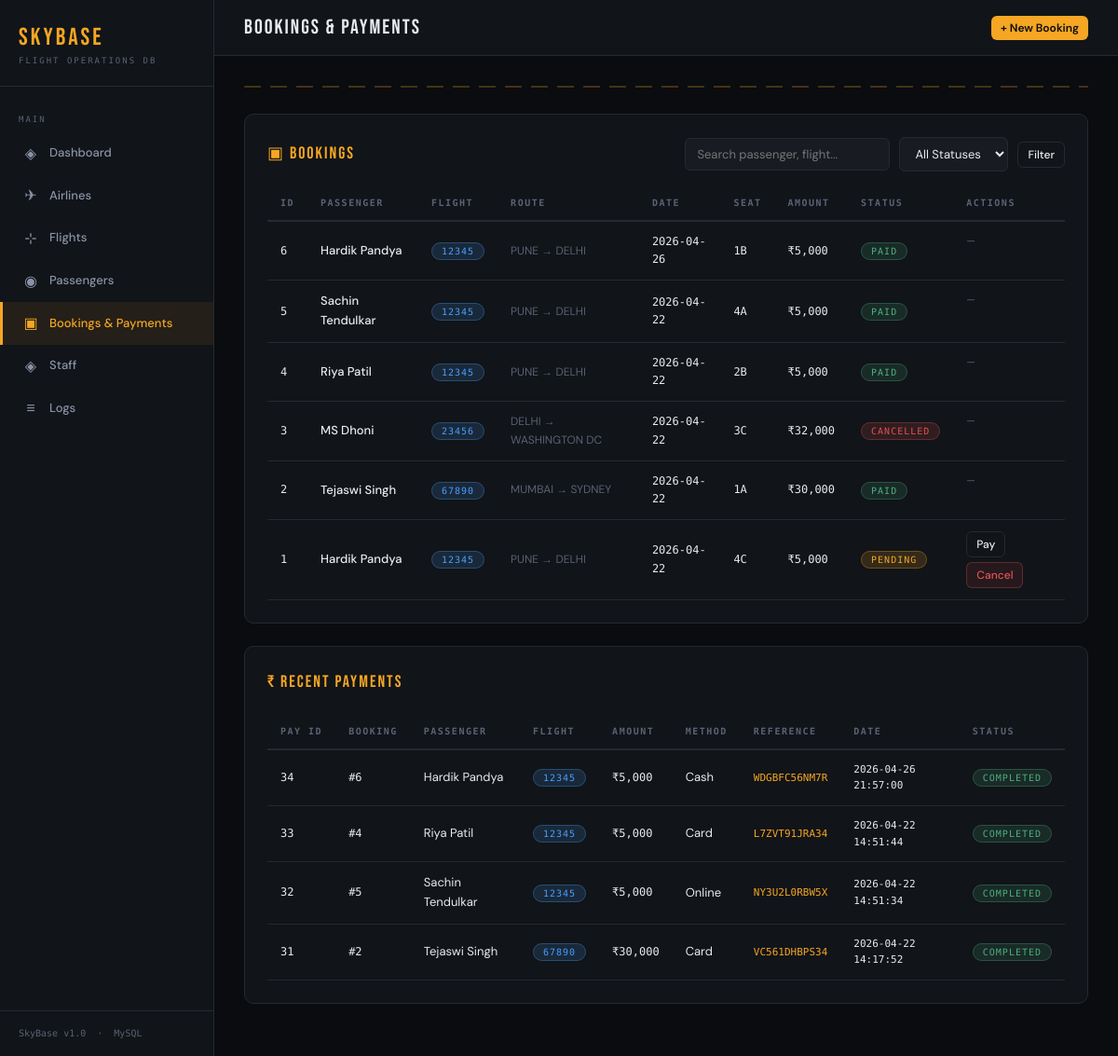
The page /bookings.php on the database its author committed.
### tables this page shows
CREATE TABLE `bookings` (
  `id` bigint unsigned NOT NULL AUTO_INCREMENT,
  `passenger_id` bigint unsigned NOT NULL,
  `flight_id` bigint unsigned NOT NULL,
  `booking_date` date NOT NULL,
  `status` varchar(255) NOT NULL DEFAULT 'Pending',
  `seat_no` varchar(255) DEFAULT NULL,
  `num_tickets` int NOT NULL DEFAULT '1',
  `amount` decimal(10,2) NOT NULL DEFAULT '0.00',
  `created_at` timestamp NULL DEFAULT NULL,
  `updated_at` timestamp NULL DEFAULT NULL,
  PRIMARY KEY (`id`),
  KEY `passenger_id` (`passenger_id`),
  KEY `flight_id` (`flight_id`),
  CONSTRAINT `bookings_ibfk_1` FOREIGN KEY (`passenger_id`) REFERENCES `passengers` (`id`) ON DELETE CASCADE,
  CONSTRAINT `bookings_ibfk_2` FOREIGN KEY (`flight_id`) REFERENCES `flights` (`id`) ON DELETE CASCADE
);

CREATE TABLE `passengers` (
  `id` bigint unsigned NOT NULL AUTO_INCREMENT,
  `first_name` varchar(255) NOT NULL,
  `last_name` varchar(255) NOT NULL,
  `email` varchar(255) NOT NULL,
  `phone` varchar(255) NOT NULL,
  `date_of_birth` date NOT NULL,
  `passport_number` varchar(255) NOT NULL,
  `password` varchar(255) NOT NULL,
  `created_at` timestamp NULL DEFAULT NULL,
  `updated_at` timestamp NULL DEFAULT NULL,
  PRIMARY KEY (`id`),
  UNIQUE KEY `passengers_email_unique` (`email`),
  UNIQUE KEY `passengers_passport_number_unique` (`passport_number`)
);

CREATE TABLE `flights` (
  `id` bigint unsigned NOT NULL AUTO_INCREMENT,
  `flight_number` varchar(255) NOT NULL,
  `airline_id` bigint unsigned NOT NULL,
  `source_airport` varchar(255) NOT NULL,
  `destination_airport` varchar(255) NOT NULL,
  `price` decimal(10,2) NOT NULL DEFAULT '0.00',
  `scheduled_departure` datetime NOT NULL,
  `scheduled_arrival` datetime NOT NULL,
  `status` varchar(255) NOT NULL DEFAULT 'Scheduled',
  `created_at` timestamp NULL DEFAULT NULL,
  `updated_at` timestamp NULL DEFAULT NULL,
  PRIMARY KEY (`id`),
  UNIQUE KEY `flights_flight_number_unique` (`flight_number`),
  KEY `flights_airline_id_foreign` (`airline_id`),
  CONSTRAINT `flights_airline_id_foreign` FOREIGN KEY (`airline_id`) REFERENCES `airlines` (`id`) ON DELETE CASCADE
);

CREATE TABLE `payments` (
  `id` bigint unsigned NOT NULL AUTO_INCREMENT,
  `booking_id` bigint unsigned NOT NULL,
  `amount` decimal(8,2) NOT NULL,
  `payment_date` datetime NOT NULL,
  `payment_method` varchar(255) NOT NULL,
  `status` varchar(255) NOT NULL DEFAULT 'Completed',
  `payment_reference` varchar(12) NOT NULL,
  `created_at` timestamp NULL DEFAULT NULL,
  `updated_at` timestamp NULL DEFAULT NULL,
  PRIMARY KEY (`id`),
  UNIQUE KEY `payments_payment_reference_unique` (`payment_reference`),
  KEY `payments_booking_id_foreign` (`booking_id`),
  CONSTRAINT `payments_booking_id_foreign` FOREIGN KEY (`booking_id`) REFERENCES `bookings` (`id`) ON DELETE CASCADE
);

### bookings.php (the view, shortened to what this page needs)
<?php
require 'db.php';
require 'layout_top.php';
$search       = trim($_GET['q'] ?? '');
$sql = "SELECT b.*, p.first_name, p.last_name, f.flight_number, f.source_airport, f.destination_airport
        FROM bookings b
        JOIN passengers p ON p.id=b.passenger_id
        JOIN flights f ON f.id=b.flight_id
        WHERE 1=1";
$params = [];
$sql .= " ORDER BY b.id DESC";
$q = $pdo->prepare($sql); $q->execute($params);
$bookings = $q->fetchAll();
$payments = $pdo->query("SELECT py.*, b.seat_no, p.first_name, p.last_name, f.flight_number
    FROM payments py
    JOIN bookings b ON b.id=py.booking_id
    JOIN passengers p ON p.id=b.passenger_id
    JOIN flights f ON f.id=b.flight_id
    ORDER BY py.id DESC LIMIT 20")->fetchAll();
?>
<div class="topbar">
  <div class="topbar-title">Bookings & Payments</div>
  <div class="topbar-right">
    <button class="btn btn-primary btn-sm" onclick="openModal('addModal')">+ New Booking</button>
  </div>
</div>
<div class="content">
  <div class="runway-line"></div>
  <div class="card">
    <div class="flex-between" style="margin-bottom:16px">
      <div class="card-title" style="margin-bottom:0">▣ Bookings</div>
      <form method="GET" class="search-bar" style="margin:0">
        <input type="text" name="q" placeholder="Search passenger, flight..." value="<?= htmlspecialchars($search) ?>">
        <select name="status">
          <option value="">All Statuses</option>
        </select>
        <button class="btn btn-ghost btn-sm" type="submit">Filter</button>
      </form>
    </div>
    <div class="table-wrap">
      <table>
        <thead>
          <tr><th>ID</th><th>Passenger</th><th>Flight</th><th>Route</th><th>Date</th><th>Seat</th><th>Amount</th><th>Status</th><th>Actions</th></tr>
        </thead>
        <tbody>
          <?php if (empty($bookings)): ?>
          <tr><td colspan="9"><div class="empty-state"><div class="icon">▣</div><p>No bookings found.</p></div></td></tr>
          <?php else: foreach ($bookings as $b): ?>
          <tr>
            <td class="mono"><?= $b['id'] ?></td>
            <td style="font-weight:500"><?= htmlspecialchars($b['first_name'].' '.$b['last_name']) ?></td>
            <td><span class="badge badge-blue"><?= htmlspecialchars($b['flight_number']) ?></span></td>
            <td style="font-size:12px;color:var(--muted)"><?= $b['source_airport'] ?> → <?= $b['destination_airport'] ?></td>
            <td class="mono"><?= $b['booking_date'] ?></td>
            <td class="mono"><?= htmlspecialchars($b['seat_no'] ?? '—') ?></td>
            <td class="mono">₹<?= number_format($b['amount']) ?></td>
            <td>
              <?php $sc = $b['status']==='paid'?'green':($b['status']==='Cancelled'?'red':'amber'); ?>
              <span class="badge badge-<?= $sc ?>"><?= $b['status'] ?></span>
            </td>
            <td style="display:flex;gap:5px;flex-wrap:wrap">
              <?php if ($b['status'] === 'Pending'): ?>
              <button class="btn btn-ghost btn-sm" onclick="openPay(<?= $b['id'] ?>)">Pay</button>
              <form method="POST" onsubmit="return confirm('Cancel this booking?')">
                <button class="btn btn-danger btn-sm" type="submit">Cancel</button>
              </form>
              <?php else: ?>
              <span style="color:var(--muted);font-size:11px">—</span>
              <?php endif; ?>
            </td>
          </tr>
          <?php endforeach; endif; ?>
        </tbody>
      </table>
    </div>
  </div>
  <div class="card">
    <div class="card-title">₹ Recent Payments</div>
    <div class="table-wrap">
      <table>
        <thead>
          <tr><th>Pay ID</th><th>Booking</th><th>Passenger</th><th>Flight</th><th>Amount</th><th>Method</th><th>Reference</th><th>Date</th><th>Status</th></tr>
        </thead>
        <tbody>
          <?php foreach ($payments as $py): ?>
          <tr>
            <td class="mono"><?= $py['id'] ?></td>
            <td class="mono">#<?= $py['booking_id'] ?></td>
            <td><?= htmlspecialchars($py['first_name'].' '.$py['last_name']) ?></td>
            <td><span class="badge badge-blue"><?= $py['flight_number'] ?></span></td>
            <td class="mono">₹<?= number_format($py['amount']) ?></td>
            <td><?= htmlspecialchars($py['payment_method']) ?></td>
            <td class="mono" style="font-size:11px;color:var(--amber)"><?= $py['payment_reference'] ?></td>
            <td class="mono" style="font-size:11px"><?= $py['payment_date'] ?></td>
            <td><span class="badge badge-green"><?= $py['status'] ?></span></td>
          </tr>
          <?php endforeach; ?>
        </tbody>
      </table>
    </div>
  </div>
</div>
<?php require 'layout_bottom.php'; ?>

### style.css (style rules this page uses)
:root { --bg: #0a0c0f; --bg2: #111418; --bg3: #181c22; --border: #252a32; --amber: #f5a623; --amber2: #ffcf6b; --red: #e05252; --green: #4caf80; --blue: #4a9eff; --text: #e8eaf0; --muted: #5a6275; --sidebar-w: 230px; }
*, *::before, *::after { box-sizing: border-box; margin: 0; padding: 0; }
html, body { height: 100%; background: var(--bg); color: var(--text); font-family: 'DM Sans', sans-serif; font-size: 14px; line-height: 1.6; }
.topbar { background: var(--bg2); border-bottom: 1px solid var(--border); padding: 0 32px; height: 60px; display: flex; align-items: center; justify-content: space-between; position: sticky; top: 0; z-index: 50; }
.topbar-title { font-family: 'Bebas Neue', sans-serif; font-size: 22px; letter-spacing: 2px; color: var(--text); }
.topbar-right { display: flex; align-items: center; gap: 16px; }
.badge { font-family: 'DM Mono', monospace; font-size: 10px; padding: 3px 10px; border-radius: 20px; letter-spacing: 1px; text-transform: uppercase; }
.badge-amber { background: rgba(245,166,35,0.15); color: var(--amber); border: 1px solid rgba(245,166,35,0.3); }
.badge-green { background: rgba(76,175,128,0.15); color: var(--green); border: 1px solid rgba(76,175,128,0.3); }
.badge-red { background: rgba(224,82,82,0.15); color: var(--red); border: 1px solid rgba(224,82,82,0.3); }
.badge-blue { background: rgba(74,158,255,0.15); color: var(--blue); border: 1px solid rgba(74,158,255,0.3); }
.content { padding: 32px; flex: 1; }
.card { background: var(--bg2); border: 1px solid var(--border); border-radius: 10px; padding: 24px; margin-bottom: 24px; }
.card-title { font-family: 'Bebas Neue', sans-serif; font-size: 18px; letter-spacing: 2px; color: var(--amber); margin-bottom: 20px; display: flex; align-items: center; gap: 10px; }
.table-wrap { overflow-x: auto; }
table { width: 100%; border-collapse: collapse; font-size: 13px; }
thead tr { border-bottom: 2px solid var(--border); }
thead th { font-family: 'DM Mono', monospace; font-size: 10px; letter-spacing: 1.5px; color: var(--muted); text-transform: uppercase; padding: 10px 14px; text-align: left; white-space: nowrap; }
tbody tr { border-bottom: 1px solid var(--border); transition: background 0.12s; }
tbody td { padding: 12px 14px; color: var(--text); vertical-align: middle; }
.mono { font-family: 'DM Mono', monospace; font-size: 12px; }
.btn { display: inline-flex; align-items: center; gap: 6px; padding: 8px 16px; border-radius: 6px; font-size: 13px; font-weight: 500; cursor: pointer; border: none; transition: all 0.15s; font-family: 'DM Sans', sans-serif; white-space: nowrap; }
.btn-primary { background: var(--amber); color: #0a0c0f; font-weight: 600; }
.btn-ghost { background: transparent; color: var(--text); border: 1px solid var(--border); }
.btn-danger { background: rgba(224,82,82,0.1); color: var(--red); border: 1px solid rgba(224,82,82,0.3); }
.btn-sm { padding: 5px 10px; font-size: 12px; }
.search-bar { display: flex; gap: 10px; margin-bottom: 20px; flex-wrap: wrap; align-items: center; }
.search-bar input, .search-bar select { background: var(--bg3); border: 1px solid var(--border); border-radius: 6px; color: var(--text); padding: 8px 12px; font-size: 13px; font-family: 'DM Sans', sans-serif; outline: none; transition: border-color 0.15s; }
.search-bar input { min-width: 220px; }
.flex-between { display: flex; justify-content: space-between; align-items: center; flex-wrap: wrap; gap: 10px; }
.runway-line { height: 2px; background: repeating-linear-gradient(90deg, var(--amber) 0, var(--amber) 18px, transparent 18px, transparent 28px); opacity: 0.25; margin-bottom: 28px; border-radius: 2px; }

### rows shown on the page
bookings: id "6", passenger.last_name "Hardik Pandya", flight.flight_number "12345", flight.source_airport "PUNE", flight.destination_airport "DELHI", booking_date "2026-04-26", seat_no "1B", amount "5,000", status "PAID"
bookings: id "5", passenger.last_name "Sachin Tendulkar", flight.flight_number "12345", flight.source_airport "PUNE", flight.destination_airport "DELHI", booking_date "2026-04-22", seat_no "4A", amount "5,000", status "PAID"
bookings: id "4", passenger.last_name "Riya Patil", flight.flight_number "12345", flight.source_airport "PUNE", flight.destination_airport "DELHI", booking_date "2026-04-22", seat_no "2B", amount "5,000", status "PAID"
bookings: id "3", passenger.last_name "MS Dhoni", flight.flight_number "23456", flight.source_airport "DELHI", flight.destination_airport "WASHINGTON DC", booking_date "2026-04-22", seat_no "3C", amount "32,000", status "CANCELLED"
bookings: id "2", passenger.last_name "Tejaswi Singh", flight.flight_number "67890", flight.source_airport "MUMBAI", flight.destination_airport "SYDNEY", booking_date "2026-04-22", seat_no "1A", amount "30,000", status "PAID"
bookings: id "1", passenger.last_name "Hardik Pandya", flight.flight_number "12345", flight.source_airport "PUNE", flight.destination_airport "DELHI", booking_date "2026-04-22", seat_no "4C", amount "5,000", status "PENDING"
payments: id "34", booking "6", passengers.first_name+last_name "Hardik Pandya", flights.flight_number "12345", amount "5,000", payment_method "Cash", payment_reference "WDGBFC56NM7R", payment_date "2026-04-26 21:57:00", status "COMPLETED"
payments: id "33", booking "4", passengers.first_name+last_name "Riya Patil", flights.flight_number "12345", amount "5,000", payment_method "Card", payment_reference "L7ZVT91JRA34", payment_date "2026-04-22 14:51:44", status "COMPLETED"
payments: id "32", booking "5", passengers.first_name+last_name "Sachin Tendulkar", flights.flight_number "12345", amount "5,000", payment_method "Online", payment_reference "NY3U2L0RBW5X", payment_date "2026-04-22 14:51:34", status "COMPLETED"
payments: id "31", booking "2", passengers.first_name+last_name "Tejaswi Singh", flights.flight_number "67890", amount "30,000", payment_method "Card", payment_reference "VC561DHBPS34", payment_date "2026-04-22 14:17:52", status "COMPLETED"

### other values the page prints
$info['icon'] "◈"
$info['label'] "Dashboard"
$info['icon'] "✈"
$info['label'] "Airlines"
$info['icon'] "⊹"
$info['label'] "Flights"
$info['icon'] "◉"
$info['label'] "Passengers"
$info['icon'] "▣"
$info['label'] "Bookings & Payments"
$info['label'] "Staff"
$info['icon'] "≡"
$info['label'] "Logs"
